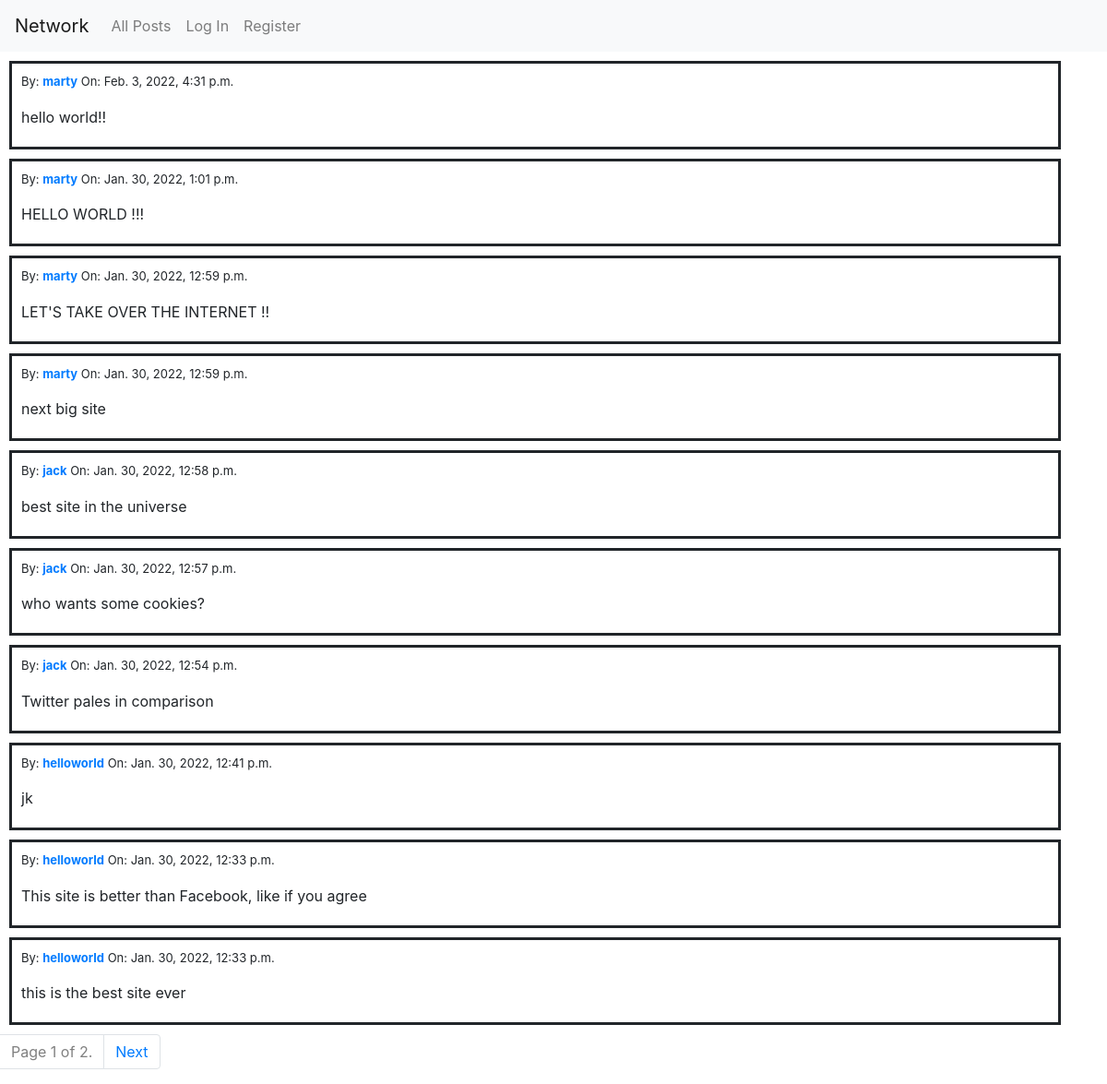
The page / on the database its author committed.
### network/models.py (models this page shows, shortened)
class Post(models.Model):
    user = models.ForeignKey(User, on_delete=models.CASCADE, verbose_name="posted by", related_name="posts")
    content = models.TextField(blank=False)
    date = models.DateTimeField(auto_now_add=True, null=False, blank=True, verbose_name="posted on")
    likes = models.IntegerField(default=0)
    class Meta:
        verbose_name = "post"
        verbose_name_plural = "posts"

class User(AbstractUser):
    pass

### network/views.py (the view)
# urls.py: path("", views.index, name="index"),
def index(request):
    posts = Post.objects.all().order_by('-date')
    paginator = Paginator(posts, 10)
    page_number = request.GET.get('page')
    page_obj = paginator.get_page(page_number)
    if request.user.is_authenticated:
        liked = Like.objects.filter(user=request.user).values_list('post_id', flat=True)
        likedPosts = Post.objects.filter(pk__in=liked)
    else:
        likedPosts = []
    return render(request, "network/index.html", {
        "post_form": CreatePostForm(),
        "page_obj": page_obj,
        "liked": likedPosts
    })

### network/templates/network/index.html (shortened to what this page needs)
{% extends "network/layout.html" %}
{% block body %}
    {% include "network/posts.html" %}
    {% include "network/paginator.html"%}
{% endblock %}

### network/templates/network/posts.html (shortened to what this page needs)
{% for post in page_obj %}
<div class='post-content-wrapper container' id='{{ post.id }}'>
    <p style='font-size: small;'>By: <a href="{% url 'profile' user_id=post.user.id %}"><strong>{{ post.user }}</strong></a>
        On: {{ post.date }}</p>
    <div class='post-content'>{{ post.content }}</div>
</div>
{% endfor %}

### network/static/network/styles.css (style rules this page uses)
.post-content-wrapper { border: solid; margin: 10px; padding: 3px; padding-left: 10px; padding-top: 10px; }
.post-content { margin-bottom: 17px; }

### rows shown on the page
Post: user "marty", date "Feb. 3, 2022, 4:31 p.m.", content "hello world!!"
Post: user "marty", date "Jan. 30, 2022, 1:01 p.m.", content "HELLO WORLD !!!"
Post: user "marty", date "Jan. 30, 2022, 12:59 p.m.", content "LET'S TAKE OVER THE INTERNET !!"
Post: user "marty", date "Jan. 30, 2022, 12:59 p.m.", content "next big site"
Post: user "jack", date "Jan. 30, 2022, 12:58 p.m.", content "best site in the universe"
Post: user "jack", date "Jan. 30, 2022, 12:57 p.m.", content "who wants some cookies?"
Post: user "jack", date "Jan. 30, 2022, 12:54 p.m.", content "Twitter pales in comparison"
Post: user "helloworld", date "Jan. 30, 2022, 12:41 p.m.", content "jk"
Post: user "helloworld", date "Jan. 30, 2022, 12:33 p.m.", content "This site is better than Facebook, like if you agree"
Post: user "helloworld", date "Jan. 30, 2022, 12:33 p.m.", content "this is the best site ever"

### other values the page prints
{{ page_obj.number }} "1"
{{ page_obj.paginator.num_pages }} "2"
